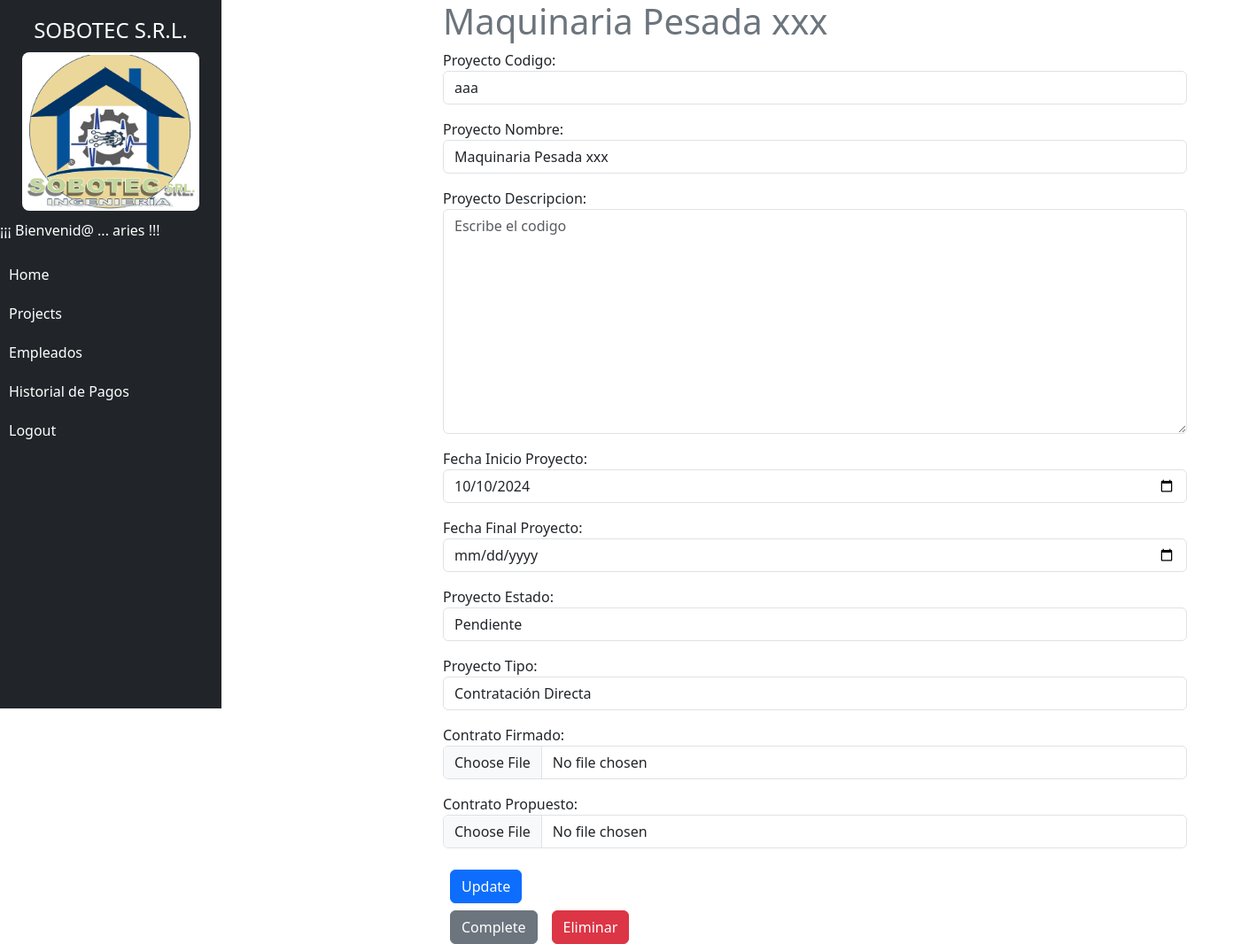
Page /projects/11/ (signed in) on the committed database.
### projects/models.py (models this page shows, shortened)
class AuditModel(models.Model):
    created = models.DateTimeField(auto_now_add=True, verbose_name="Fecha Creación")
    updated_at = models.DateTimeField(auto_now=True, verbose_name="Fecha Actualización")
    deleted_at = models.DateTimeField(null=True, blank=True, verbose_name="Fecha Eliminación")
    is_active = models.BooleanField(default=True, verbose_name="Activo")
    class Meta:
        abstract = True

class Project(AuditModel):
    PROJECT_STATUS_CHOICES = [
        ('pendiente', 'Pendiente'),         # Pendiente
        ('en_progreso', 'En Progreso'), # En Proceso
        ('completado', 'Completado'),     # Terminado
    ]
    PROJECT_TYPE_CHOICES = [
        ('licitacion', 'Licitación'),            # Licitación
        ('contratacion_directa', 'Contratación Directa'),  # Contratación directa
    ]
    code = models.CharField(max_length=20, unique=True, verbose_name="Proyecto Codigo")
    name = models.CharField(max_length=200, unique=True, verbose_name="Proyecto Nombre")
    description = models.TextField(blank=True, verbose_name="Proyecto Descripcion")
    start_date = models.DateField(verbose_name="Fecha Inicio Proyecto")
    end_date = models.DateField(null=True, blank=True, verbose_name="Fecha Final Proyecto")
    project_status = models.CharField(max_length=20, choices=PROJECT_STATUS_CHOICES, default='pendiente', verbose_name="Proyecto Estado")
    project_type = models.CharField(max_length=30, choices=PROJECT_TYPE_CHOICES, default='contratacion_directa', verbose_name="Proyecto Tipo")
    photo_signed_contract = models.ImageField(upload_to="contrato_firmado",null = True, blank= True, verbose_name="Contrato Firmado")
    photo_proposed_contract = models.ImageField(upload_to="contrato_propueso",null = True, blank= True, verbose_name="Contrato Propuesto")
    user = models.ForeignKey(User, on_delete=models.CASCADE)# Empleado que herede de user
    is_active = models.BooleanField(default=True, verbose_name="Activo")

### projects/views.py (the view, shortened to what this page needs)
# urls.py: path('projects/<int:id_project>/', views.project_detail, name='project_detail'),
@login_required
def project_detail(request, id_project):
    if request.method == 'GET':
        project = get_object_or_404(Project, pk = id_project, user=request.user)
        form = ProjectForm(instance=project)
        return render(request, 'project_detail.html', {
            'project': project,
            'form': form
        })

### projects/form.py
class ProjectForm(forms.ModelForm):
    class Meta:
        model = Project
        fields = ['code', 'name', 'description', 'start_date', 'end_date', 'project_status', 'project_type', 'photo_signed_contract', 'photo_proposed_contract']
        widgets = {
            'code': forms.TextInput(attrs={'class':'form-control', 'placeholder': 'Escribe el codigo'}),
            'name': forms.TextInput(attrs={'class':'form-control', 'placeholder': 'Escribe el codigo'}),
            'description': forms.Textarea(attrs={'class':'form-control', 'placeholder': 'Escribe el codigo'}),
            'start_date': forms.DateInput(attrs={'class': 'form-control', 'type': 'date'}),
            'end_date': forms.DateInput(attrs={'class':'form-control', 'type': 'date'}),
            'project_status': forms.Select(attrs={'class':'form-control'}),
            'project_type': forms.Select(attrs={'class':'form-control'}),
            'photo_signed_contract': forms.ClearableFileInput(attrs={'class':'form-control'}),
            'photo_proposed_contract': forms.ClearableFileInput(attrs={'class':'form-control'})
        }

### projects/templates/project_detail.html (shortened to what this page needs)
{% extends 'base.html' %}
{% block content %}
<main class="container">
    <div class="row">
        <div class="col-md-8 offset-md-2">
            <h1 class="text-secondary">{{project.name}}</h1>
            <form method="POST">
                {{form.as_p}}
                <button class="btn btn-primary mx-2 my-2" type="submit">
                    Update
                </button>
            </form>
            <div class="d-flex">
                <form action="{% url 'project_complete' project.id %}" method="POST">
                    <button class="btn btn-secondary mx-2" type="submit">
                        Complete
                    </button>
                </form>
                <form action="{% url 'project_deactivate' project.id %}" method="POST">
                    <button class="btn btn-danger mx-2" type="submit">
                        Eliminar
                    </button>
                </form>
            </div>
        </div>
    </div>
</main>
{% endblock %}

### projects/templates/base.html (shortened to what this page needs)
{% load static %}
<!DOCTYPE html>
<html lang="en">
  <head>
    <link
      rel="stylesheet"
      href="https://cdn.jsdelivr.net/npm/bootstrap@5.3.3/dist/css/bootstrap.min.css"
    />
  </head>
  <body>
    <div class="sidebar bg-dark">
      <h4 class="text-center text-white">SOBOTEC S.R.L.</h4>
      <img src="{% static 'common/logo.png' %}" alt="Logo de la empresa" />
      <ul class="nav flex-column">
        {% if user.is_authenticated %}
        <p class="text-white">    ¡¡¡ Bienvenid@ ... {{ user.username }} !!!</p>
        <li class="nav-item">
          <a class="nav-link" href="/">Home</a>
        </li>
        <li class="nav-item">
          <a
            class="nav-link"
            data-bs-toggle="collapse"
            href="#projectSubmenu"
            role="button"
            aria-expanded="false"
            aria-controls="projectSubmenu"
          >
            Projects
          </a>
        </li>
        <li class="nav-item">
          <a
            class="nav-link"
            data-bs-toggle="collapse"
            href="#employeeSubmenu"
            role="button"
            aria-expanded="false"
            aria-controls="employeeSubmenu"
          >
          Empleados
          </a>
        </li>
        <li class="nav-item">
          <a class="nav-link" href="{% url 'payment_histories' %}"
            >Historial de Pagos</a
          >
        </li>
        <li class="nav-item">
          <a class="nav-link" href="{% url 'signout' %}">Logout</a>
        </li>
        {% endif %}
      </ul>
    </div>
    <div class="container" style="margin-left: 260px;">
      {% block content %} {% endblock %}
    </div>
  </body>
</html>

### projects/templates/base.html (style rules this page uses)
.sidebar { height: 100vh; width: 250px; position: fixed; top: 0; left: 0; background-color: #343a40; padding-top: 20px; }
.sidebar a { color: #ffffff !important; text-decoration: none; padding: 10px; display: block; }
.sidebar img { display: block; margin: 10px auto; width: 80%; border-radius: 8px; }

### rows in the picture
Project: code "aaa", name "Maquinaria Pesada xxx", start_date "10/10/2024", project_status "Pendiente", project_type "Contratación Directa"

### other values in the picture
{{ user.username }} "aries"
